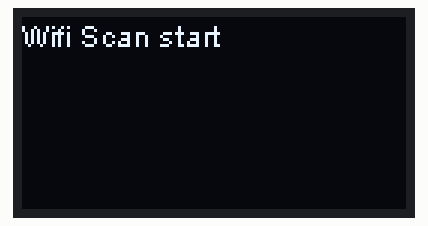
The sketch below on a simulated ESP32. Shown: 128×64 one-colour display. A WiFi scan finds three made-up networks.

Above: at 0.6 s.
At 3.1 s:
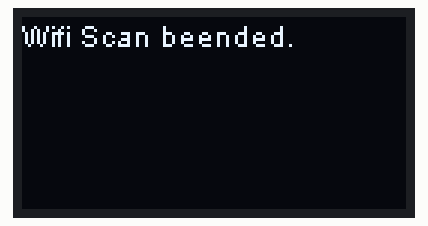
At 3.6 s:
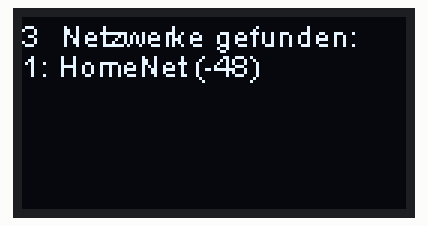
At 4.2 s:
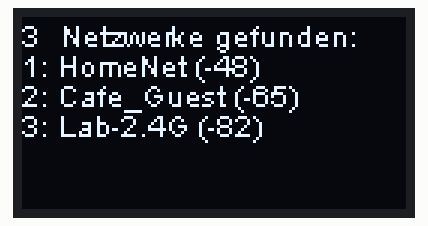

Measured:
- what the display in image 0 shows lasts 2.5 s, from 0.5 s to 3.0 s
- what the display in image 1 shows lasts 0.6 s, from 3.0 s to 3.6 s

The sketch:

esp32_wifiscanOled.ino
```cpp
#include <Arduino.h>
#include "WiFi.h"
#include "SSD1306Wire.h"
#include <ArduinoOTA.h>
SSD1306Wire  display(0x3c, 5, 4);


 const int  ssidsize = 2;  //Laenge des ssid Arrays
 const char *ssid[]       = {"TS-EG" ,      "TS-DG-OG" };
 const char *password[]   = {"DieMeeries" , "DieMeeries" } ;

void WIFI_Connect()
{
  WiFi.disconnect();
  WiFi.mode(WIFI_AP_STA);
  WiFi.begin("TS-EG" ,"DieMeeries");
    // Wait for connection
  for (int i = 0; i < 25; i++)
  {
    if ( WiFi.status() != WL_CONNECTED ) {
      delay ( 250 );
      Serial.print ( "." );
      delay ( 250 );
    }
  }
}

 void setup()
 {
    Serial.begin(115200);
    display.init();
    display.flipScreenVertically();
    display.setContrast(255);
    display.setFont(ArialMT_Plain_10);
    display.setTextAlignment(TEXT_ALIGN_LEFT);

    // Set WiFi to station mode and disconnect from an AP if it was previously connected
    WiFi.mode(WIFI_AP_STA);
    WiFi.disconnect();
    delay(500);

//  Scan and Connect Wifi
    if( WiFi.status() != WL_CONNECTED ) {
        display.clear();
        display.drawString(0,0 , "Wifi Scan start ");
        display.display();
        delay(500);

      // WiFi.scanNetworks will return the number of networks found
      int anzahlWifiNetzwerke = WiFi.scanNetworks();
        display.clear();
        display.drawString(0,0 , "Wifi Scan beended. ");
        display.display();
        delay(500);
      if (anzahlWifiNetzwerke == 0) {
          display.clear();
          display.drawString(0,0 , "Keine Netzwerke gefunden. ");
          display.display();
      } else {
          display.clear();
          display.drawString(0,0 , String(anzahlWifiNetzwerke));
          display.drawString(10,0 , " Netzwerke gefunden:");
          display.display();

          for (int i = 0; i < anzahlWifiNetzwerke; ++i) { //Netzwerke anzeigen
              display.drawString(0,(10*(i+1)) , String(i+1) + ": " + String(WiFi.SSID(i)) + " (" + String(WiFi.RSSI(i)) + ")" );
              display.display();
              delay(300);
          }
          delay(1500);

       }
   }

} // ende setup

void infoAnzeigen() {
     display.clear();
     display.drawString(0,0 , "Wifi Verbunden mit: ");
     display.drawString(0,10 , "SSID: " + String( WiFi.SSID()) );
     display.drawString(0,20 , "Signal: " + String( WiFi.RSSI()) );
     display.drawString(0,30 , "IP-Adresse: " + WiFi.localIP().toString());
     display.display();
}

void loop()
{

}
```
